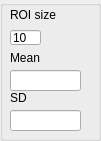
   <widget class="QGroupBox" name="groupBox_8">
    <property name="geometry">
     <rect>
      <x>750</x>
      <y>610</y>
      <width>101</width>
      <height>141</height>
     </rect>
    </property>
    <property name="title">
     <string/>
    </property>
    <widget class="QLabel" name="label_38">
     <property name="geometry">
      <rect>
       <x>10</x>
       <y>10</y>
       <width>51</width>
       <height>10</height>
      </rect>
     </property>
     <property name="text">
      <string>ROI size</string>
     </property>
    </widget>
    <widget class="QLineEdit" name="lineEdit_ROI_size">
     <property name="geometry">
      <rect>
       <x>10</x>
       <y>30</y>
       <width>31</width>
       <height>15</height>
      </rect>
     </property>
     <property name="text">
      <string>10</string>
     </property>
    </widget>
    <widget class="QLabel" name="label_39">
     <property name="geometry">
      <rect>
       <x>10</x>
       <y>50</y>
       <width>31</width>
       <height>16</height>
      </rect>
     </property>
     <property name="text">
      <string>Mean</string>
     </property>
    </widget>
    <widget class="QLineEdit" name="lineEdit_ROI_mean">
     <property name="geometry">
      <rect>
       <x>10</x>
       <y>70</y>
       <width>71</width>
       <height>21</height>
      </rect>
     </property>
     <property name="text">
      <string/>
     </property>
    </widget>
    <widget class="QLabel" name="label_40">
     <property name="geometry">
      <rect>
       <x>10</x>
       <y>90</y>
       <width>21</width>
       <height>16</height>
      </rect>
     </property>
     <property name="text">
      <string>SD</string>
     </property>
    </widget>
    <widget class="QLineEdit" name="lineEdit_ROI_SD">
     <property name="geometry">
      <rect>
       <x>10</x>
       <y>110</y>
       <width>71</width>
       <height>21</height>
      </rect>
     </property>
     <property name="text">
      <string/>
     </property>
    </widget>
   </widget>
